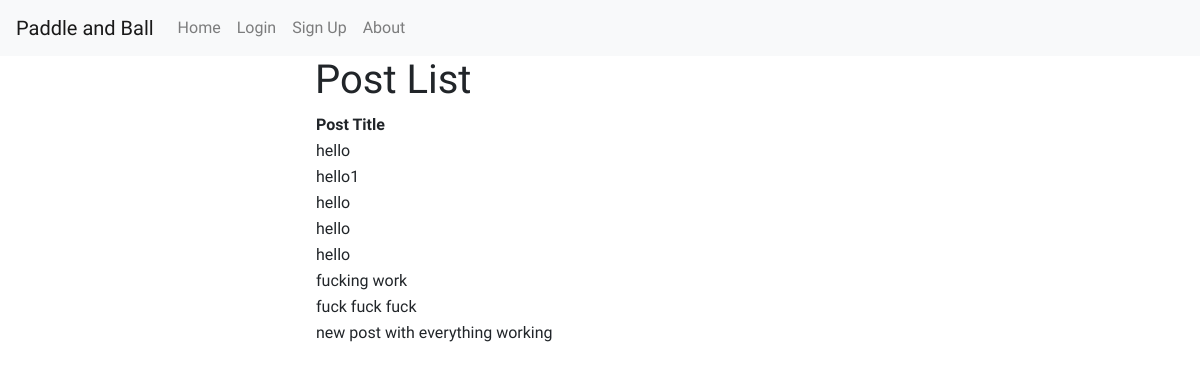
The app's page /posts/post_list/ with its own data.
### posts/models.py (models this page shows, shortened)
class Posts(models.Model):
    user = models.ForeignKey(User, on_delete=models.CASCADE)
    title = models.CharField(max_length=255)
    post_text = models.TextField()
    time = models.DateTimeField(auto_now=True)

### posts/views.py (the view)
# urls.py: path('post_list/', views.PostListView.as_view(), name= 'post_list'),
class PostListView(ListView):
    template_name = 'post_list.html'
    model = Posts
    context_object_name = 'post_list'
    queryset = Posts.objects.all()

### posts/templates/post_list.html (shortened to what this page needs)
{% extends 'base.html' %}
{% block content %}
    <h1>Post List</h1>
    <table>
        <tr>
            <th>Post Title</th>
        </tr>
    {% for post in post_list %}
        <tr>
            <td>{{ post.title }}</td>
        </tr>
    {% endfor %}
    </table>
{% endblock %}

### static/css/master.css (style rules this page uses)
body { font-family: 'Squada One', cursive; }

### records on screen
Posts: title "hello"
Posts: title "hello1"
Posts: title "hello"
Posts: title "hello"
Posts: title "hello"
Posts: title "fucking work"
Posts: title "fuck fuck fuck"
Posts: title "new post with everything working"
